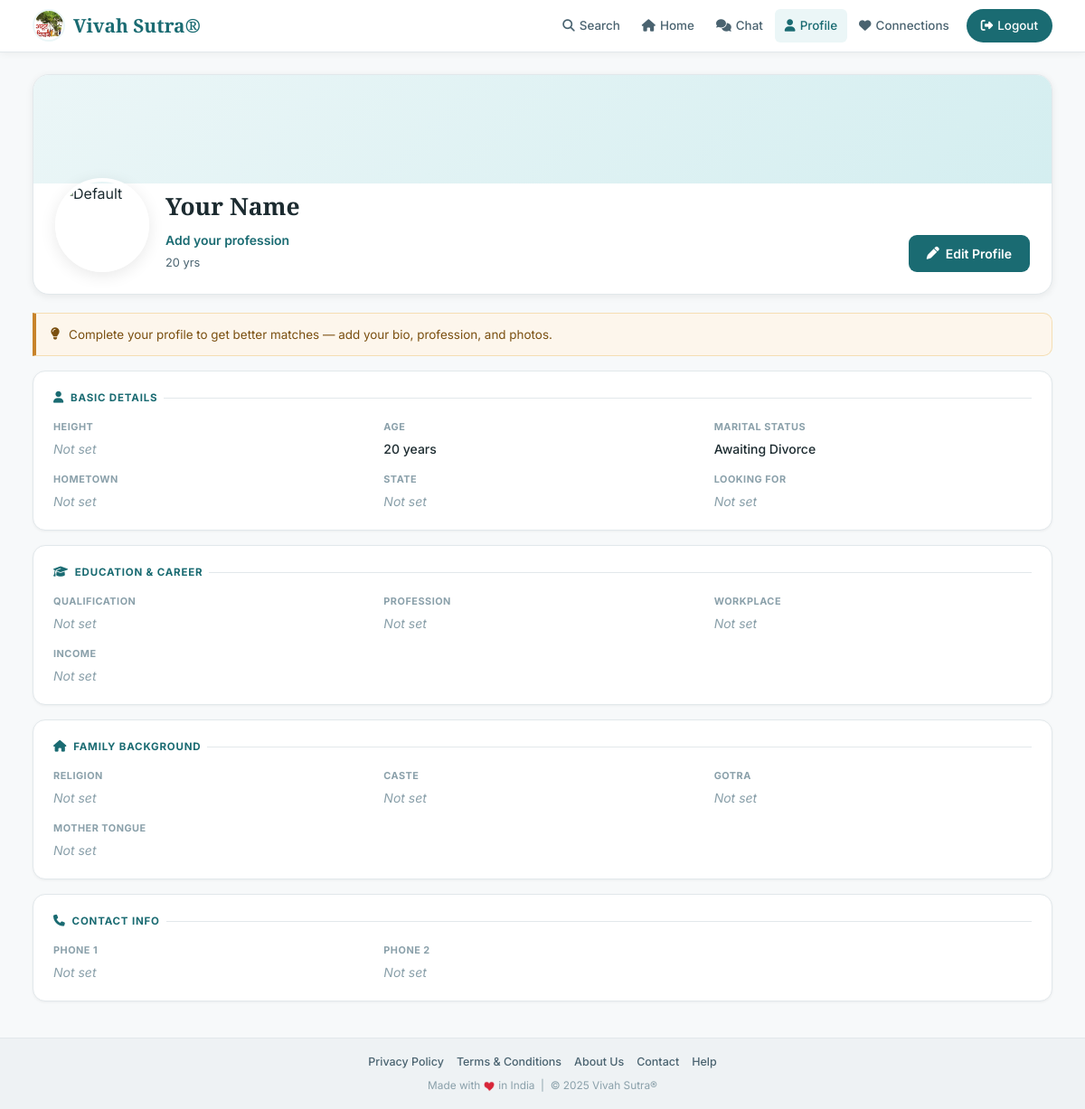
/auth/profile/ (signed in), run on the app's committed database.
### user/models.py (models this page shows, shortened)
class Profile(models.Model):
    GENDER_CHOICES = User.GENDER_CHOICES
    RELIGION_CHOICES = [
        ('Hindu', 'Hindu'),
        ('Muslim', 'Muslim'),
        ('Christian', 'Christian'),
        ('Sikh', 'Sikh'),
        ('Other', 'Other'),
    ]
    LOOKING_FOR_CHOICES = [
        ('Bride', 'Bride'),
        ('Groom', 'Groom'),
        ('Other', 'Other'),
    ]
    MARITAL_STATUS_CHOICES = [
    ('Never Married', 'Never Married'),
    ('Married', 'Married'),
    ('Divorced', 'Divorced'),
    ('Awaiting Divorce', 'Awaiting Divorce'),
    ('Annulled', 'Annulled'),
    ('Widowed', 'Widowed'),
]
    user = models.OneToOneField(User, on_delete=models.CASCADE, related_name='profile')
    full_name = models.CharField(max_length=100, blank=True, null=True, db_index=True)
    gender = models.CharField(max_length=10, choices=GENDER_CHOICES, null=True, blank=True, db_index=True)
    date_of_birth = models.DateField(null=True, blank=True, db_index=True)
    age = models.PositiveSmallIntegerField(default=20, db_index=True)  # Small integer saves space
    city = models.CharField(max_length=100, null=True, blank=True, db_index=True)
    state = models.CharField(max_length=100, null=True, blank=True, db_index=True)
    country = models.CharField(max_length=100, default='India', db_index=True)
    phone1 = models.CharField(max_length=20, null=True, blank=True, db_index=True)
    phone2 = models.CharField(max_length=20, null=True, blank=True, db_index=True)
    height = models.CharField(max_length=30, null=True, blank=True, db_index=True)
    religion = models.CharField(max_length=20,choices=RELIGION_CHOICES, null=True, blank=True, db_index=True)
    caste = models.CharField(max_length=100, blank=True, null=True, db_index=True)
    gotra = models.CharField(max_length=100, blank=True, null=True, db_index=True)
    mother_tongue = models.CharField(max_length=100, null=True, blank=True, db_index=True)
    education = models.CharField(max_length=200, null=True, blank=True, db_index=True)
    profession = models.CharField(max_length=200, null=True, blank=True, db_index=True)
    income = models.CharField(max_length=100, null=True, blank=True, db_index=True)
    occupation = models.CharField(max_length=100, null=True, blank=True, db_index=True)
    looking_for = models.CharField(choices=LOOKING_FOR_CHOICES, null=True, blank=True, db_index=True, max_length=20)
    bio = models.TextField(blank=True, null=True)
    notes = models.TextField(blank=True, null=True)
    marital_status = models.CharField(
    max_length=20,
    choices=MARITAL_STATUS_CHOICES,
    null=True,
    blank=True,
    db_index=True
)
    created_at = models.DateTimeField(auto_now_add=True)
    class Meta:
        indexes = [
            models.Index(fields=['full_name']),
            models.Index(fields=['gender']),
            models.Index(fields=['city']),
            models.Index(fields=['state']),
            models.Index(fields=['country']),
            models.Index(fields=['religion']),
            models.Index(fields=['profession']),
            models.Index(fields=['looking_for']),
            models.Index(fields=['age']),
        ]

### user/views.py (the view)
# urls.py: path("profile/", views.view_profile, name="view_profile"),
@login_required
def view_profile(request):
    profile = request.user.profile
    return render(request, 'user/profile/view.html', {'profile': profile})

### user/context_processors.py (called while the page is built)
def fallback_images(request):
    return {
        "DEFAULT_FEMALE_FALLBACK_URL": getattr(
            settings,
            "DEFAULT_FEMALE_FALLBACK_URL",
            "https://krtiayhjqgtsruzboour.supabase.co/storage/v1/object/public/media/profile_images/femaledefault.png"
        ),
        "DEFAULT_MALE_FALLBACK_URL": getattr(
            settings,
            "DEFAULT_MALE_FALLBACK_URL",
            "https://krtiayhjqgtsruzboour.supabase.co/storage/v1/object/public/media/profile_images/maledefault.png"
        ),
    }

### templates/user/profile/view.html (shortened to what this page needs)
{% extends "../base.html" %}
{% load static %}
{% block content %}
<div class="pv-wrap">
  <div class="pv-header">
    <div class="pv-cover"></div>
    <div class="pv-header-body">
      {% with first_pic=profile.user.pictures.first %}
        {% if first_pic %}
          <img src="{{ first_pic.picture_url }}" alt="{{ profile.full_name }}" class="pv-avatar">
        {% elif profile.gender == "Male" %}
          <img src="{{ DEFAULT_MALE_FALLBACK_URL }}" alt="Default" class="pv-avatar">
        {% else %}
          <img src="{{ DEFAULT_FEMALE_FALLBACK_URL }}" alt="Default" class="pv-avatar">
        {% endif %}
      {% endwith %}
      <div class="pv-header-info">
        <div class="pv-name">{{ profile.full_name|default:"Your Name" }}</div>
        <div class="pv-profession">{{ profile.profession|default:"Add your profession" }}</div>
        <div class="pv-meta">
          {% if profile.age %}{{ profile.age }} yrs{% endif %}
        </div>
      </div>
      <div class="pv-header-actions">
        <a href="{% url 'edit_profile' %}" class="pv-edit-btn">
          <i class="fas fa-pen"></i> Edit Profile
        </a>
      </div>
    </div>
  </div>
  {% if not profile.bio or not profile.profession %}
  <div class="pv-nudge">
    <i class="fas fa-lightbulb"></i>
    Complete your profile to get better matches — add your bio, profession, and photos.
  </div>
  {% endif %}
  <div class="pv-section">
    <div class="pv-section-title"><i class="fas fa-user"></i> Basic Details</div>
    <div class="pv-grid">
      <div class="pv-field">
        <span class="lbl">Height</span>
        <span class="val {% if not profile.height %}empty{% endif %}">{{ profile.height|default:"Not set" }}</span>
      </div>
      <div class="pv-field">
        <span class="lbl">Age</span>
        <span class="val {% if not profile.age %}empty{% endif %}">{% if profile.age %}{{ profile.age }} years{% else %}Not set{% endif %}</span>
      </div>
      <div class="pv-field">
        <span class="lbl">Marital Status</span>
        <span class="val {% if not profile.marital_status %}empty{% endif %}">{{ profile.marital_status|default:"Not set" }}</span>
      </div>
      <div class="pv-field">
        <span class="lbl">Hometown</span>
        <span class="val {% if not profile.city %}empty{% endif %}">{{ profile.city|default:"Not set" }}</span>
      </div>
      <div class="pv-field">
        <span class="lbl">State</span>
        <span class="val {% if not profile.state %}empty{% endif %}">{{ profile.state|default:"Not set" }}</span>
      </div>
      <div class="pv-field">
        <span class="lbl">Looking For</span>
        <span class="val {% if not profile.looking_for %}empty{% endif %}">{{ profile.looking_for|default:"Not set" }}</span>
      </div>
    </div>
  </div>
  <div class="pv-section">
    <div class="pv-section-title"><i class="fas fa-graduation-cap"></i> Education &amp; Career</div>
    <div class="pv-grid">
      <div class="pv-field">
        <span class="lbl">Qualification</span>
        <span class="val {% if not profile.education %}empty{% endif %}">{{ profile.education|default:"Not set" }}</span>
      </div>
      <div class="pv-field">
        <span class="lbl">Profession</span>
        <span class="val {% if not profile.profession %}empty{% endif %}">{{ profile.profession|default:"Not set" }}</span>
      </div>
      <div class="pv-field">
        <span class="lbl">Workplace</span>
        <span class="val {% if not profile.occupation %}empty{% endif %}">{{ profile.occupation|default:"Not set" }}</span>
      </div>
      <div class="pv-field">
        <span class="lbl">Income</span>
        <span class="val {% if not profile.income %}empty{% endif %}">{{ profile.income|default:"Not set" }}</span>
      </div>
    </div>
  </div>
  <div class="pv-section">
    <div class="pv-section-title"><i class="fas fa-home"></i> Family Background</div>
    <div class="pv-grid">
      <div class="pv-field">
        <span class="lbl">Religion</span>
        <span class="val {% if not profile.religion %}empty{% endif %}">{{ profile.religion|default:"Not set" }}</span>
      </div>
      <div class="pv-field">
        <span class="lbl">Caste</span>
        <span class="val {% if not profile.caste %}empty{% endif %}">{{ profile.caste|default:"Not set" }}</span>
      </div>
      <div class="pv-field">
        <span class="lbl">Gotra</span>
        <span class="val {% if not profile.gotra %}empty{% endif %}">{{ profile.gotra|default:"Not set" }}</span>
      </div>
      <div class="pv-field">
        <span class="lbl">Mother Tongue</span>
        <span class="val {% if not profile.mother_tongue %}empty{% endif %}">{{ profile.mother_tongue|default:"Not set" }}</span>
      </div>
    </div>
  </div>
  <div class="pv-section">
    <div class="pv-section-title"><i class="fas fa-phone"></i> Contact Info</div>
    <div class="pv-grid">
      <div class="pv-field">
        <span class="lbl">Phone 1</span>
        <span class="val {% if not profile.phone1 %}empty{% endif %}">{{ profile.phone1|default:"Not set" }}</span>
      </div>
      <div class="pv-field">
        <span class="lbl">Phone 2</span>
        <span class="val {% if not profile.phone2 %}empty{% endif %}">{{ profile.phone2|default:"Not set" }}</span>
      </div>
    </div>
  </div>
</div>
{% endblock %}

### main/static/user/css/style.css (style rules this page uses)
:root { --brand: #1A6B72; --brand-dark: #124E54; --brand-mid: #2A8F98; --brand-tint: #EBF6F7; --brand-glow: rgba(26,107,114,.12); --amber: #C8832A; --amber-light: #F5DEB3; --amber-tint: #FDF6EC; --emerald: #2E7D5E; --emerald-light:#E6F4EE; --bg: #F7F9FA; --surface: #FFFFFF; --surface-2: #EEF2F4; --border: #E2E8EB; --border-med: #C8D3D8; --text-1: #1C2B30; --text-2: #4A6370; --text-3: #8AA0AA; --success: #2E7D5E; --warning: #C8832A; --error: #C0392B; --info: #1A6B72; --font-display: 'Playfair Display', Georgia, serif; --font-script: 'Great Vibes', cursive; --font-body: 'Inter', system-ui, sans-serif; --sp-1:4px; --sp-2:8px; --sp-3:12px; --sp-4:16px; --sp-5:20px; --sp-6:24px; --sp-8:32px; --sp-10:40px; --sp-12:48px; --sp-16:64px; --r-sm:6px; --r-md:12px; --r-lg:18px; --r-xl:24px; --r-full:9999px; --shadow-xs: 0 1px 3px rgba(0,0,0,.05); --shadow-sm: 0 2px 8px rgba(0,0,0,.07); --shadow-md: 0 4px 18px rgba(0,0,0,.09); --shadow-lg: 0 8px 32px rgba(0,0,0,.11); --ease: all .22s ease; --ease-out: all .3s cubic-bezier(.22,.61,.36,1); --color-primary-bg: var(--bg); --color-secondary-bg: var(--surface-2); --color-accent-1: var(--brand); --color-accent-2: var(--amber); --color-highlight: var(--brand-mid); --color-text-primary: var(--text-1); --color-text-secondary: var(--text-2); --color-success: var(--emerald); }
*, *::before, *::after { box-sizing: border-box; margin: 0; padding: 0; }
html { scroll-behavior: smooth; view-transition-name: root; }
body { font-family: var(--font-body); background: var(--bg); color: var(--text-1); line-height: 1.65; -webkit-font-smoothing: antialiased; overflow-x: hidden; }
img { max-width: 100%; display: block; }
a { color: inherit; text-decoration: none; }

### templates/user/base.html (style rules this page uses)
a { transition: color .18s ease, background .18s ease, opacity .18s ease; }

### templates/user/profile/view.html (style rules this page uses)
.pv-wrap { width: 100%; max-width: 1200px; margin: 0 auto; }
.pv-header { background: var(--surface); border-radius: 18px; overflow: hidden; border: 1px solid var(--border); box-shadow: var(--shadow-sm); margin-bottom: 20px; }
.pv-cover { height: 120px; background: linear-gradient(135deg, var(--brand-tint) 0%, #d4eef0 100%); }
.pv-header-body { padding: 0 24px 24px; display: flex; align-items: flex-end; gap: 18px; margin-top: -52px; flex-wrap: wrap; }
.pv-avatar { width: 104px; height: 104px; border-radius: 50%; object-fit: cover; border: 4px solid var(--surface); box-shadow: var(--shadow-md); flex-shrink: 0; }
.pv-header-info { flex: 1; padding-top: 56px; min-width: 180px; }
.pv-name { font-family: 'Playfair Display', serif; font-size: clamp(1.2rem, 3vw, 1.65rem); font-weight: 700; color: var(--text-1); margin-bottom: 3px; }
.pv-profession { font-size: .875rem; color: var(--brand); font-weight: 600; margin-bottom: 3px; }
.pv-meta { font-size: .8rem; color: var(--text-2); }
.pv-header-actions { padding-top: 56px; display: flex; gap: 10px; flex-wrap: wrap; align-items: flex-start; }
.pv-edit-btn { display: inline-flex; align-items: center; gap: 7px; padding: 9px 20px; background: var(--brand); color: #fff; border: none; border-radius: 9px; font-size: .875rem; font-weight: 600; cursor: pointer; text-decoration: none; transition: var(--ease-out); font-family: var(--font-body); }
.pv-section { background: var(--surface); border-radius: 14px; border: 1px solid var(--border); padding: 20px 22px; margin-bottom: 16px; box-shadow: var(--shadow-xs); transition: box-shadow .2s; }
.pv-section-title { font-size: .72rem; font-weight: 700; text-transform: uppercase; letter-spacing: .8px; color: var(--brand); margin-bottom: 14px; display: flex; align-items: center; gap: 7px; }
.pv-section-title i { font-size: .8rem; }
.pv-section-title::after { content: ''; flex: 1; height: 1px; background: var(--border); }
.pv-grid { display: grid; grid-template-columns: repeat(3, 1fr); gap: 14px; }
.pv-field { display: flex; flex-direction: column; gap: 3px; }
.pv-field .lbl { font-size: .68rem; font-weight: 700; color: var(--text-3); text-transform: uppercase; letter-spacing: .5px; }
.pv-field .val { font-size: .875rem; color: var(--text-1); font-weight: 500; }
.pv-field .val.empty { color: var(--text-3); font-style: italic; font-weight: 400; }
.pv-nudge { background: var(--amber-tint); border: 1px solid var(--amber-light); border-left: 4px solid var(--amber); border-radius: 0 10px 10px 0; padding: 12px 16px; font-size: .84rem; color: #7a4f10; margin-bottom: 16px; display: flex; align-items: center; gap: 10px; }

### data on the page
Profile: full_name "Your Name", profession "Add your profession", age "20", height "Not set", marital_status "Awaiting Divorce", city "Not set", state "Not set", looking_for "Not set", education "Not set", profession "Not set", occupation "Not set", income "Not set", religion "Not set", caste "Not set", gotra "Not set", mother_tongue "Not set", phone1 "Not set", phone2 "Not set"
